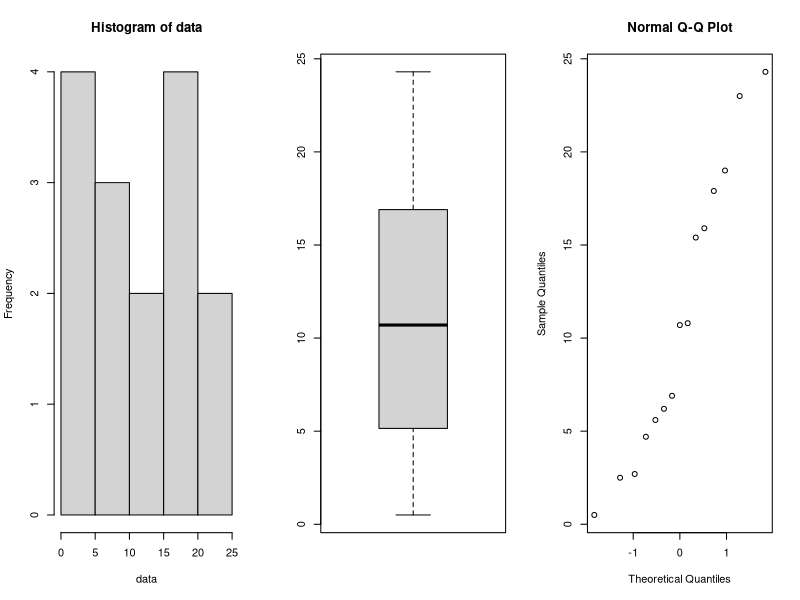

This figure's R source:
data <- c(15.4, 17.9, 19.0, 0.5, 15.9, 2.7, 6.2, 2.5, 4.7, 6.9, 10.8, 24.3, 5.6, 23.0, 10.7)
data

n <- length(data) ; n

# checking normality of the data
shapiro.test(data)
# we can assume normality since the p-value (0.32) > 0.05 implies that the distribution of the data are not significantly different from normal distribution.
par(mfrow=c(1,3))
hist(data)
boxplot(data)
qqnorm(data)

# The sample size (15) is small and this leads us having a histogram is not very steady 
# and close to genuine density, and the QQ-plot is slightly straight in the center
# with just minor variance and space in the middle and around the corners.

mean.waiting.time <- mean(data) ; mean.waiting.time
sd.of.data <- sd(data) ; sd.of.data
alpha_by_two <- 0.015 #  1- 0.015 = 0.985
error = qnorm(1-alpha_by_two) * sd.of.data/sqrt(length(data)) # sd.of.data/sqrt(length(data) is standard error

lower_bound <- mean.waiting.time - error ; upper_bound <- mean.waiting.time + error
round(lower_bound,3) ; round(upper_bound,3)

# Construct a 97%-CI for μ Evaluate the sample size needed to provide that the length 
# of the 97%-CI is at most 2. Compute a bootstrap 97%-CI for μ and compare it to the above CI. 

margin <- 1
z.score <- qnorm(0.985) # 2.17
minimal.sample.size <- ((z.score^2)*(sd.of.data^2))/(margin^2)
minimal.sample.size

# The sample size needed to provide that the length of the 97%-CI is at least 281.215

# Compute a bootstrap 97%-CI for μ and compare it to the above CI.

B = 1000
Tstar = numeric(B) # create an empty numeric

for (i in 1:B) {
  Xstar = sample(data,replace = TRUE) # generating a surrogate data-set
  Tstar[i] = mean(Xstar)
}

Tstar15 = quantile(Tstar, 0.015) # computing T*(alpha/2)
Tstar985=quantile(Tstar, 0.985) # computing T*(1-alpha/2)

c(2*mean.waiting.time - Tstar985, 2*mean.waiting.time - Tstar15) # computing (2T-T*(1-alpha/2),2T-T*(alpha/2))


# The doctor claims that the mean waiting time is less than 15 minutes. Under an assumption, verify this claim by a relevant t-test.

t.test(data, mu=15, alt="l") # p-value = 0.0346
qt(0.975,14)
# For this data, R-output estimates X ≡ 11, the 95% CI [7.559091,Inf], Ho : μ < 15 rejected because : p-value = 0.0346 < 0.05


# Propose and perform a suitable sign tests for this problem.
# Sign test	is categorical and quantitative. Can be used in place of One-sample t-test.
binom.test(sum(data<15),15,p=0.5, alt="l") # p-value = 0.8491
binom.test(sum(data>15),15,p=0.5, alt="l") # p-value = 0.3036

# Wilcoxon rank-sum test (for that population cannot be assumed to be normally distributed)
# Mann-Whitney U-test (greater efficiency on non-normal distributions, and it is nearly efficient on normal distributions)
wilcox.test(data, mu=15, alt="l") # p-value = 0.03186

# Propose a way to compute the powers of the t-test and sing test from b) at μ = 14 and μ = 13, comment. 

compute.powers <- function(B,n,y,sd,data) {
  power.sign <- numeric(B)
  power.ttest <- numeric(B)
  
  for (i in 1:B) {
    
    x = rnorm(n,15,sd)  # generate data under H1 with requested mean
    power.ttest[i] <- t.test(x,mu=15,alt="l")[[3]] # extracts p-value
    power.sign[i] <- binom.test(sum(data<y),n,p=0.5)[[3]] # extracts p-value
    }
  
  power.in.sign.test <- sum(power.sign < 0.05)/B ; power.in.sign.test # 0.057
  power.in.t.test <- sum(power.ttest < 0.05)/B ; power.in.t.test # 0.048
  
}

compute.powers(1000,50,14,1,data)
compute.powers(1000,50,13,1,data)


# Let p be the probability that a patient has to wait longer than 15.5 minutes.
# The (1-α)-confidence interval for p is p̂±zα/2*sqrt(p̂(1-p̂)/n)
# TA : Calculate the margin with error with alpha and in order to calculate it exploit the pr= 0.53

lower.bound <- 0.53 # pr
length.of.data <- length(data)

sd.error <- sd.of.data / sqrt(length.of.data) ; sd.error
E <- qnorm(0.985)*sd.error; E # margin of error 4.329859

confidence.interval <- mean.waiting.time + c(-E, E) ; confidence.interval
# The confidence interval is : 7.162728 14.983939

# The researcher also reported that there were 3 men and 2 women among 5 patients who had to wait more than 15.5 minutes, 4 men and 6 women among the remaining 10 patients.
# TA : creating a short matrix

prop.test(c(3,2),c(7,8)) # p-value = 0.8548
